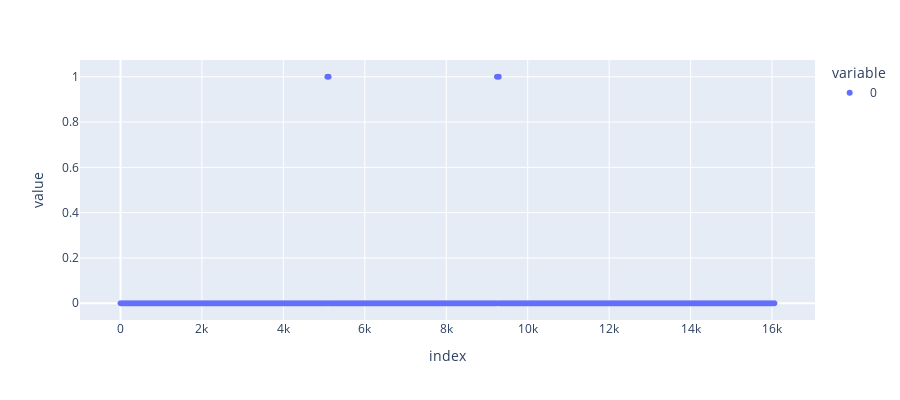

The notebook cell this image was saved under:
### Code cell
import plotly.express as px
import plotly.graph_objects as go

fig = px.scatter(car_state[:, 10], width=900, height=400)
fig.show()

### Figure 1 — Plotly figure (JSON) as saved in the notebook; plotly's stock layout.template omitted (floating-point values rounded to 4 significant figures; data arrays with more than 128 entries replaced by an {"elided": "..."} marker saying what was removed)
{"data": [{"hovertemplate": "variable=0<br>index=%{x}<br>value=%{y}<extra></extra>", "legendgroup": "0", "marker": {"color": "#636efa", "symbol": "circle"}, "mode": "markers", "name": "0", "showlegend": true, "type": "scattergl", "x": {"elided": "16061 int values"}, "xaxis": "x", "y": {"elided": "16061 int values"}, "yaxis": "y"}], "layout": {"height": 400, "legend": {"title": {"text": "variable"}, "tracegroupgap": 0}, "margin": {"t": 60}, "width": 900, "xaxis": {"anchor": "y", "domain": [0, 1], "title": {"text": "index"}}, "yaxis": {"anchor": "x", "domain": [0, 1], "title": {"text": "value"}}}}
